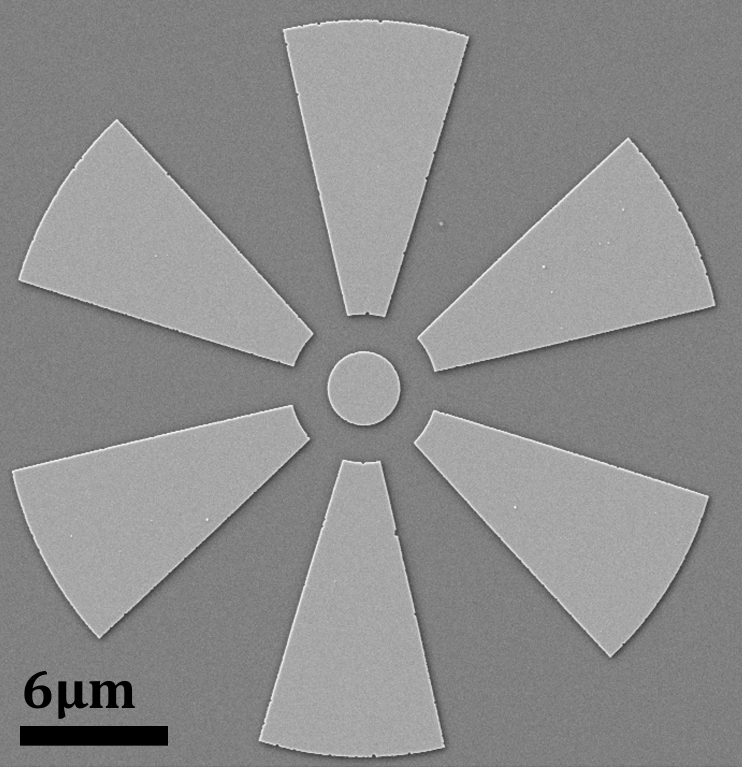
#> input picture geometry_fig/straight_device.png, 2225 x 2299 px (shown at 1/3 size)
$ python plot.py
#> lines starting #> are read from the running program, lines starting #| are printed output that depends on the picture
from math import pi
from pathlib import Path

import matplotlib.pyplot as plt
import numpy as np
from matplotlib.axes import Axes
from matplotlib.lines import Line2D
from matplotlib.patches import Arc, FancyArrowPatch
from PIL import Image


def main():
    straight = Image.open("straight_device.png")
#> straight is the input picture: PIL image 2225x2299 RGBA; mean R, G, B, A 140.8, 140.8, 140.8, 255
    curved = Image.open("curved_device.png")
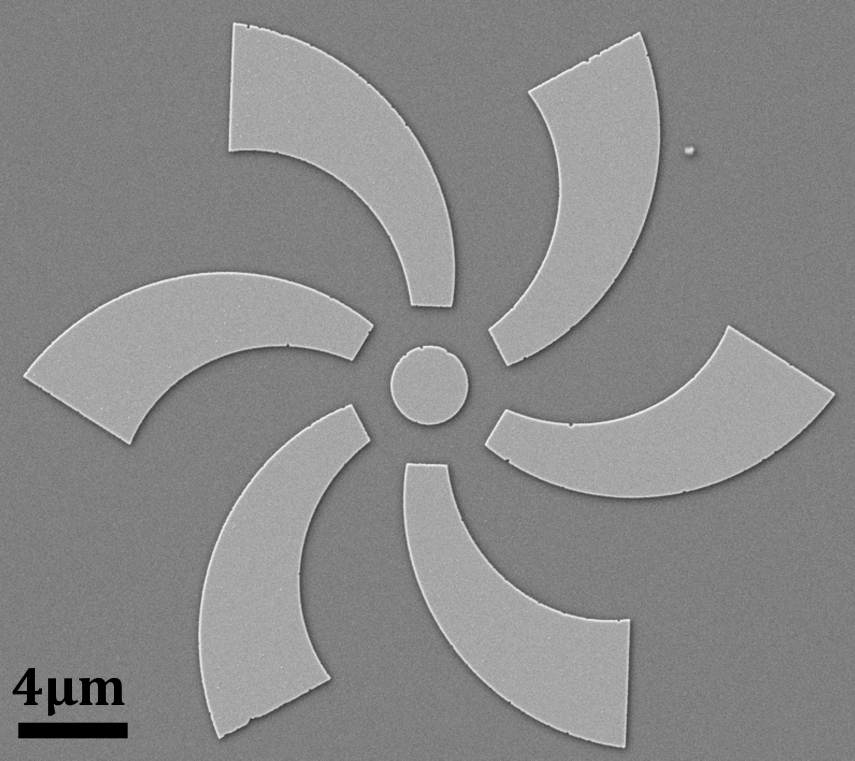
#> input picture geometry_fig/curved_device.png, 2565 x 2281 px (shown at 1/3 size)
#> curved is the input picture: PIL image 2565x2281 RGBA; mean R, G, B, A 137, 137, 137, 255
    s_ar = straight.width / straight.height
#> s_ar = 0.968
    c_ar = curved.width / curved.height
#> c_ar = 1.12
    fig, axs = plt.subplot_mosaic([["a", "b"]], width_ratios=[s_ar, c_ar])
    axs: dict[str, Axes] = axs
    sax = axs["a"]
    cax = axs["b"]
    sax.imshow(straight)
    cax.imshow(curved)

    for label, ax in axs.items():
        ax.autoscale(False)
        ax.axis("off")
        ax.text(
            50,
            50,
            label,
            fontsize=16,
            ha="left",
            va="top",
            backgroundcolor="black",
            color="white",
        )

    # Straight
    center = (1095, 1169)
    cx, cy = center
    R_o = 1169 - 54
    R_i = R_o / 5
    R_d = R_i / 2

    color = "yellow"
    fontsize = 16
    head_width = 1.5

    # R_o
    sax.plot([cx, cx + R_o], [cy, cy], "--", color=color)
    sax.plot([cx, cx + R_o], [cy - R_o, cy - R_o], "--", color=color)
    fa = FancyArrowPatch(
        (cx + R_o - 50, cy),
        (cx + R_o - 50, cy - (R_o + 10)),
        color=color,
    )
    fa.set_arrowstyle("<|-|>", head_width=head_width, head_length=head_width * 2)
    sax.add_patch(fa)
    sax.annotate(
        "$R_o$", (cx + R_o - 330, cy - R_o / 2 + 100), color=color, fontsize=fontsize
    )

    # R_i
    sax.plot([cx, cx + R_i * 3], [cy - R_i, cy - R_i], "--", color=color)
    fa = FancyArrowPatch(
        (cx + R_i * 3 - 20, cy - 5),
        (cx + R_i * 3 - 20, cy - (R_i + 10)),
        color=color,
    )
    fa.set_arrowstyle("<|-|>", head_width=head_width, head_length=head_width * 2)
    sax.add_patch(fa)
    sax.annotate(
        "$R_i$",
        (cx + R_i * 3 + 50, cy - (R_i / 3 + 10)),
        color=color,
        fontsize=fontsize,
    )

    # R_c
    sax.plot([cx, cx + R_d * 3], [cy + R_d, cy + R_d], "--", color=color)
    arrow_len = 150
    fa = FancyArrowPatch(  # over
        (cx + R_d * 3 - 20, cy + 10),
        (cx + R_d * 3 - 20, cy - arrow_len),
        color=color,
    )
    fa.set_arrowstyle("<|-", head_width=head_width, head_length=head_width * 2)
    sax.add_patch(fa)
    fa = FancyArrowPatch(  # under
        (cx + R_d * 3 - 20, cy + R_d - 10),
        (cx + R_d * 3 - 20, cy + R_d - 10 + arrow_len),
        color=color,
    )
    fa.set_arrowstyle("<|-", head_width=head_width, head_length=head_width * 2)
    sax.add_patch(fa)
    sax.annotate(
        "$R_d$",
        (cx + R_d * 3 + 50, cy + (R_d + 150)),
        color=color,
        fontsize=fontsize,
    )

    c = Arc(center, R_o * 1.5, R_o * 1.5, angle=-88, theta1=-15, theta2=15, color=color)
    sax.add_patch(c)
    sax.annotate(
        r"$\theta$", (cx - 60, cy - R_o * 1.5 / 2 - 50), color=color, fontsize=fontsize
    )
    c = Arc(center, R_o, R_o, angle=-117, theta1=-15, theta2=15, color=color)
    sax.add_patch(c)
    ann_r = R_o / 2 + 50
    sax.annotate(
        r"$\theta$",
        (cx - 60 - ann_r * np.sin(pi / 6), cy - ann_r * np.cos(pi / 6)),
        color=color,
        fontsize=fontsize,
    )

    # Curved
    shift = 65
    center = (1355 - shift, 1157)
    cx, cy = center
    R_d = 1472 - 1355
    R_i = R_d * 2
    R_o = R_i * 5

    color = "yellow"
    fontsize = 16
    head_width = 1.5

    # R_o
    cax.plot([cx, cx], [cy, cy - R_o], "--", color=color)
    cax.plot([cx + R_o, cx + R_o], [cy, cy - R_o], "--", color=color)
    fa = FancyArrowPatch(
        (cx, cy - (R_o - 50)),
        (cx + (R_o + 10), cy - (R_o - 50)),
        color=color,
    )
    fa.set_arrowstyle("<|-|>", head_width=head_width, head_length=head_width * 2)
    cax.add_patch(fa)
    cax.annotate(
        "$R_o$", (cx + R_o / 2 - 100, cy - R_o + 250), color=color, fontsize=fontsize
    )

    # R_i
    cax.plot([cx + R_i, cx + R_i], [cy, cy - R_i * 3], "--", color=color)
    fa = FancyArrowPatch(
        (cx, cy - (R_i * 3 - 20)),
        (cx + R_i, cy - (R_i * 3 - 20)),
        color=color,
    )
    fa.set_arrowstyle("<|-|>", head_width=head_width, head_length=head_width * 2)
    cax.add_patch(fa)
    cax.annotate(
        "$R_i$",
        (cx + R_i / 3 - 20, cy - (R_i * 3) - 80),
        color=color,
        fontsize=fontsize,
    )

    # R_c
    cax.plot([cx - R_d, cx - R_d], [cy, cy - R_d * 3], "--", color=color)
    arrow_len = 150
    fa = FancyArrowPatch(  # right
        (cx, cy - (R_d * 3 - 40)),
        (cx + arrow_len, cy - (R_d * 3 - 40)),
        color=color,
    )
    fa.set_arrowstyle("<|-", head_width=head_width, head_length=head_width * 2)
    cax.add_patch(fa)
    fa = FancyArrowPatch(  # left
        (cx - (R_d - 10), cy - (R_d * 3 - 40)),
        (cx - (R_d - 10 + arrow_len), cy - (R_d * 3 - 40)),
        color=color,
    )
    fa.set_arrowstyle("<|-", head_width=head_width, head_length=head_width * 2)
    cax.add_patch(fa)
    cax.annotate(
        "$R_d$",
        (cx - (R_d + 150), cy - (R_d * 3 + 50)),
        color=color,
        fontsize=fontsize,
    )

    # Two theta annotation
    # c = Arc(center, R_o * 1.2, R_o * 1.2, angle=185, theta1=0, theta2=60, color=color)
    # cax.add_patch(c)
    # ann_r = R_o / 2 + 50
    # cax.annotate(
    #     r"$2\theta$",
    #     (
    #         cx + ann_r * np.sin((90 + 185 + 30) * pi / 180) - 350,
    #         cy - ann_r * np.cos((90 + 185 + 30) * pi / 180) - 50,
    #     ),
    #     color=color,
    #     fontsize=fontsize,
    # )

    # All this to get the stupid phi
    p1 = np.array([135 - shift, 1124])
    p2 = np.array([458 - shift, 1342])
    l1 = p2 - p1
    l1 = l1 / np.linalg.norm(l1)
    # cax.axline(p1, p2)

    p3 = np.array([1188 - shift, 977])
    p4 = np.array([1123 - shift, 1084])
    l2 = p4 - p3
    l2 = l2 / np.linalg.norm(l2)
    # cax.axline(p3, p4)

    center_2 = (820 - shift, 1586)

    cax.plot(*zip(p1, center_2, p3), color=color)
    square_size = 100
    p5 = center_2 - square_size * l1
    p6 = center_2 - square_size * l1 - square_size * l2
    p7 = center_2 - square_size * l2
    cax.plot(*zip(p5, p6, p7), color=color)

    cax.annotate(
        r"$\phi$",
        (700 - shift, 1360),
        color=color,
        fontsize=fontsize,
    )

    fig.tight_layout()
    plt.savefig("both_devices.png", dpi=300, bbox_inches="tight", pad_inches=0)
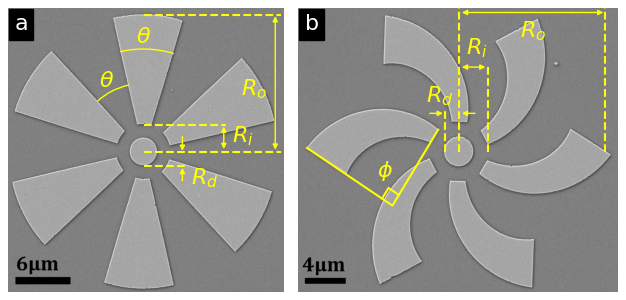
#> figure drawn by matplotlib, 2 panels
    plt.show()
    plt.close()


if __name__ == "__main__":
    main()
